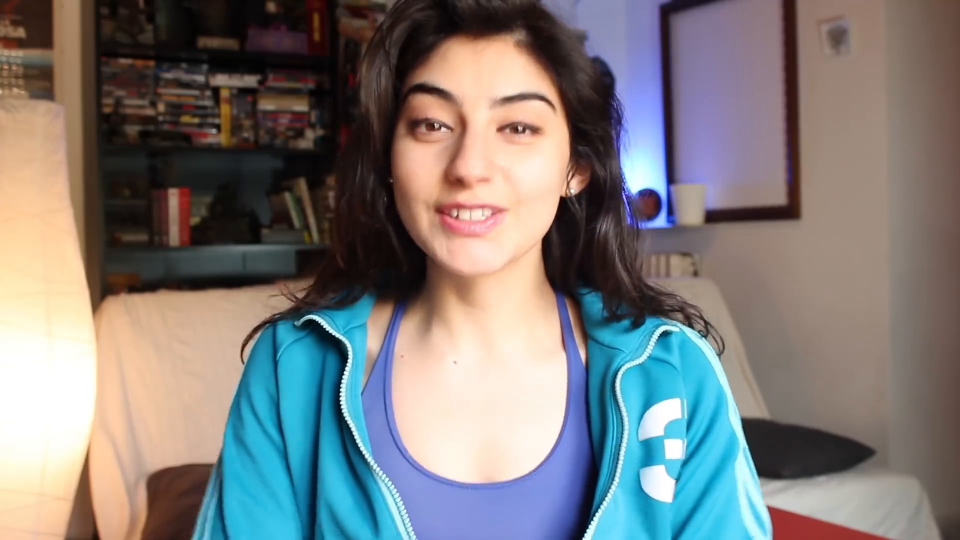
#> input picture frame 32 of video/Erika.mp4, 1920 x 1080 px, given in place of Luisito.mp4, which was not available (shown at 1/2 size)
$ python analyzerProfileRF-Video.py
#> lines starting #> are read from the running program, lines starting #| are printed output that depends on the picture; after the words box and inside, x2 and y2 are one past the last pixel; in counts of white or black regions, pixels touching at a corner belong together; pictures that were not available may be replaced by others from this repository, and a replacement may not be noted
import cv2
import os
import imutils
import numpy as np

# Variables Generales
namePerson = 'Luisito'                              # Nombre de Persona a Analizar
typeRun = 1                                       # Tipo de Ejecucion de Video (Other=Stream Video,1=Video Almacenado)
personPath = 'C:/Users/mrivera/Desktop/python/MRIRecocimientoFacial/data/' + namePerson #Directorio Rostros de Persona Analizada
maxImage = 300                                    # Cantidad Maxima de Imagenes
prefixImage = 'Luisito_'                            # Prefijo del Nombre de la Imagen
typeImage = '.jpg'                                # Tipo de Extension de la imagen
videoPath = 'video/Luisito.mp4'                     # Nombre Video a Analizar
dimens = 150                                      # Dimension de imagen del rostro ejem: 150x150
nameFrame = 'Analizando Perfil de la Persona'     # Titulo del Frame
widthFrame = 640                                  # Dimension del tamaño de pantalla del Frame
cascadeClassifier = 'haarcascade_frontalface_default.xml' # Nombre de archivo clasificador de RF
message0 = 'Carpeta creada: '                     # Mensaje de Consola 1
message1 = 'Inicia Analisis Perfil de Persona'    # Mensaje de Consola 2
message2 = 'Directorio de Perfil: '               # Mensaje de Consola 3
message3 = 'Cantidad de Perfiles: '               # Mensaje de Consola 4

# Crea directorios con el nombre de la persona analizada
def createPath(path):
	if not os.path.exists(personPath):
		print(f'{message0}{personPath}')
		os.makedirs(personPath)

# Crea y almacena el perfil de la persona a analizar
def savedProfile(type):
#> called with type = 1
	if type == 1:
		cap = cv2.VideoCapture(videoPath) #Captura video almacenado
	else:
		cap = cv2.VideoCapture(0,cv2.CAP_DSHOW) #Captura video de camara o stream

	faceClassif = cv2.CascadeClassifier(f'{cv2.data.haarcascades}{cascadeClassifier}')
	count = 0

	while True:
		ret, frame = cap.read()
#> frame is the input picture: shape (1080, 1920, 3); mean B, G, R 122.8, 123.3, 125.5
		if ret == False: break
		frame =  imutils.resize(frame, widthFrame)
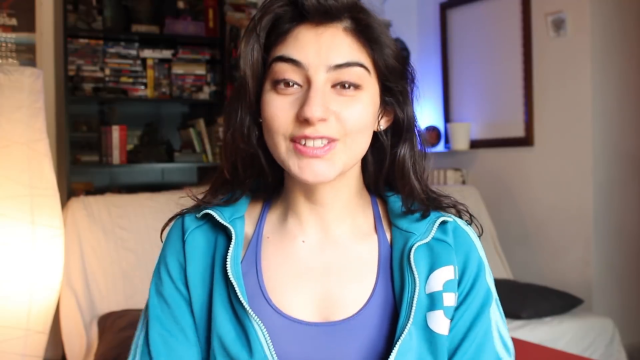
#> frame: shape (360, 640, 3); mean B, G, R 122.8, 123.3, 125.5
		gray = cv2.cvtColor(frame, cv2.COLOR_BGR2GRAY)
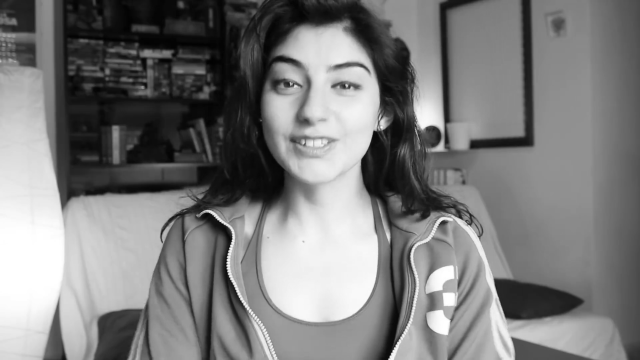
#> gray: shape (360, 640); min 1, max 255, mean 123.9
		auxFrame = frame.copy()
		faces = faceClassif.detectMultiScale(gray,1.3,5)
#> faces = [[247, 27, 146, 146]]

		for (x,y,w,h) in faces:
			cv2.rectangle(frame, (x,y),(x+w,y+h),(0,255,0),2)
			rostro = auxFrame[y:y+h,x:x+w]
			rostro = cv2.resize(rostro,(dimens,dimens),interpolation=cv2.INTER_CUBIC)
			cv2.imwrite(f'{personPath}/{prefixImage}{count}{typeImage}',rostro)
			count += 1
#> this loop made 1 pass
#> (x, y, w, h, count) on pass 1: (247, 27, 146, 146, 1)
#> pass 1, in savedProfile, `rostro = auxFrame[y:y+h,x:x+w]`:
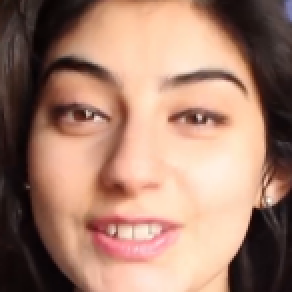
#> rostro: shape (146, 146, 3) (shown 2 times larger); mean B, G, R 109.8, 127.6, 165.4
#> pass 1, in savedProfile, `rostro = cv2.resize(rostro,(dimens,dimens),interpolation=cv2.INTER_CUB..`:
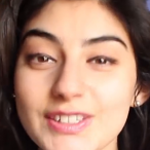
#> rostro: shape (150, 150, 3); mean B, G, R 109.9, 127.6, 165.4
#> after the loop:
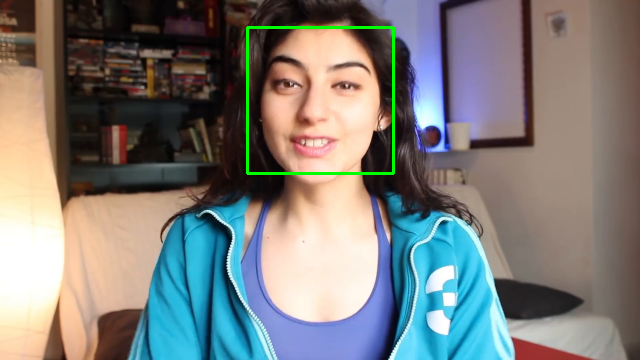
#> frame: shape (360, 640, 3); 0.76% of pixels changed, all inside (x1, y1, x2, y2) = (246, 26, 395, 175)
#> after the loop, count = 1
		cv2.imshow(nameFrame,frame)

		k =  cv2.waitKey(1)
#> (key Esc is pressed here)
		if k == 27 or count >= maxImage:break

	cap.release()
	cv2.destroyAllWindows()

#Ejecucion del programa
print(message1)
createPath(personPath)
savedProfile(typeRun)
print(f'{message2}{personPath}')
print(f'{message3}{maxImage}')

$ run again, starting later in the video
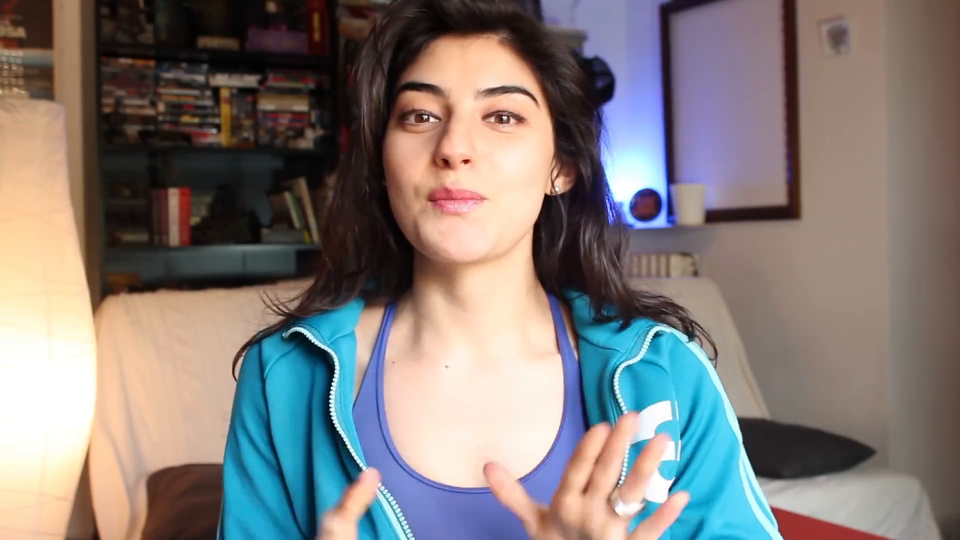
#> input picture frame 145 of video/Erika.mp4, 1920 x 1080 px, given in place of Luisito.mp4, which was not available (shown at 1/2 size)
#> in savedProfile, frame is the input picture: shape (1080, 1920, 3); mean B, G, R 120.9, 123.3, 130.3
#> faces = [[238, 22, 141, 141]]
#> the loop in savedProfile, `for (x,y,w,h) in faces:` made 1 pass
#> (x, y, w, h, count) on pass 1: (238, 22, 141, 141, 1)
#> pass 1, in savedProfile, `rostro = cv2.resize(rostro,(dimens,dimens),interpolation=cv2.INTER_CUB..`:
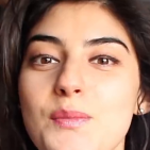
#> rostro: shape (150, 150, 3); mean B, G, R 106.5, 124.3, 161.7
#> after the loop in savedProfile, `for (x,y,w,h) in faces:`:
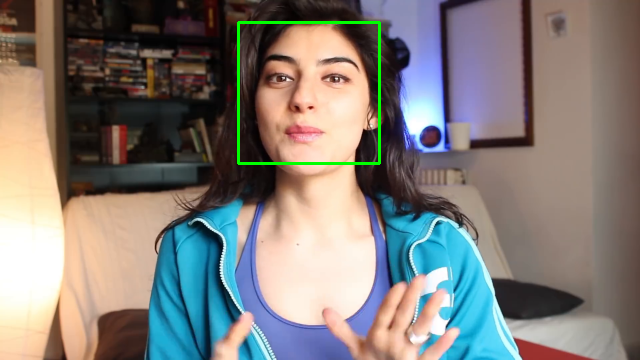
#> frame: shape (360, 640, 3); mean B, G, R 120.6, 124.8, 129.8
#> after the loop in savedProfile, `for (x,y,w,h) in faces:`: count = 1

$ run again, starting later in the video
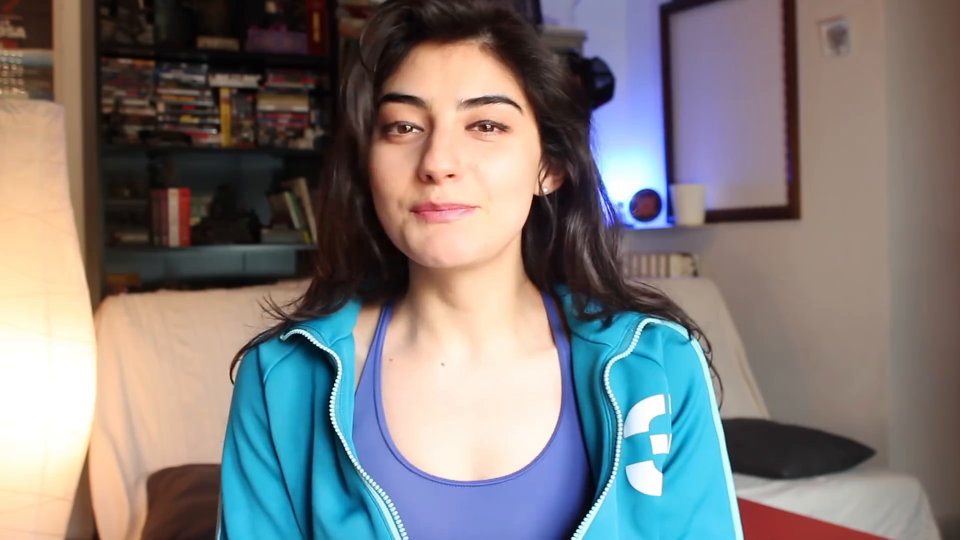
#> input picture frame 258 of video/Erika.mp4, 1920 x 1080 px, given in place of Luisito.mp4, which was not available (shown at 1/2 size)
#> in savedProfile, frame is the input picture: shape (1080, 1920, 3); mean B, G, R 122.4, 122.8, 126.4
#> faces = [[229, 31, 138, 138]]
#> the loop in savedProfile, `for (x,y,w,h) in faces:` made 1 pass
#> (x, y, w, h, count) on pass 1: (229, 31, 138, 138, 1)
#> pass 1, in savedProfile, `rostro = cv2.resize(rostro,(dimens,dimens),interpolation=cv2.INTER_CUB..`:
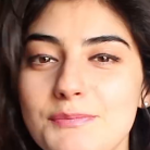
#> rostro: shape (150, 150, 3); mean B, G, R 110.7, 129.4, 167.6
#> after the loop in savedProfile, `for (x,y,w,h) in faces:`:
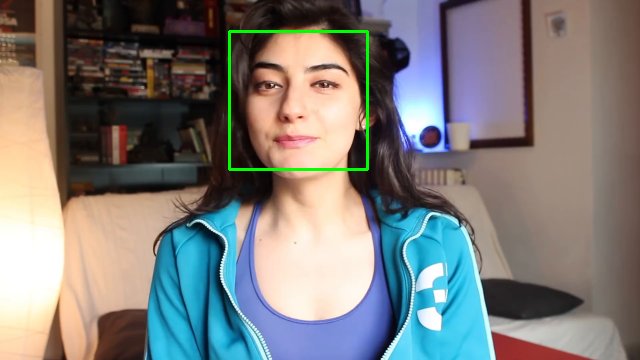
#> frame: shape (360, 640, 3); mean B, G, R 122.1, 124.2, 125.8
#> after the loop in savedProfile, `for (x,y,w,h) in faces:`: count = 1
